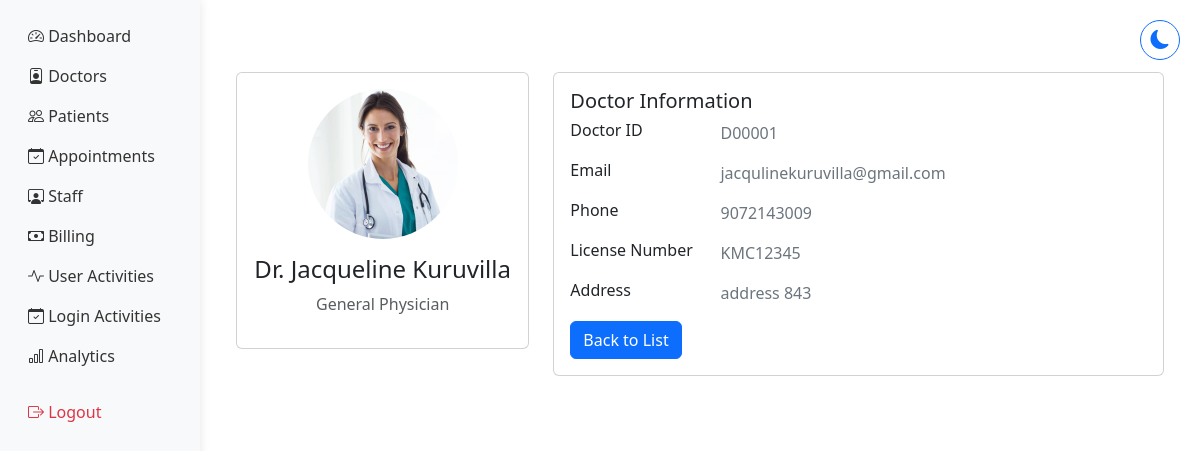
The app's page /doctors/1/view/ (signed in) with its own data.
### hmsapp/models.py (models this page shows, shortened)
class DoctorProfile(models.Model):
    user = models.OneToOneField(User, on_delete=models.CASCADE)
    specialty = models.ForeignKey('Specialty', on_delete=models.SET_NULL, null=True)
    license_number = models.CharField(max_length=50, unique=True)
    phone_number = models.CharField(max_length=15, validators=[phone_regex])
    address = models.TextField(blank=True)
    doctor_id = models.CharField(max_length=6, unique=True, blank=True)
    profile_picture = models.ImageField(
        upload_to='doctors/profile_pics/',
        null=True,
        blank=True,
        validators=[FileExtensionValidator(['jpg', 'jpeg', 'png'])]
    )
    google_calendar_enabled = models.BooleanField(default=False)
    google_calendar_credentials = models.JSONField(null=True, blank=True)
    created_at = models.DateTimeField(auto_now_add=True)
    updated_at = models.DateTimeField(auto_now=True)

class Specialty(models.Model):
    specialty_name = models.CharField(max_length=100)
    description = models.TextField(blank=True)
    class Meta:
        verbose_name_plural = "Specialties"

### hmsapp/views.py (the view)
# urls.py: path('doctors/<int:doctor_id>/view/', views.view_doctor, name='view_doctor'),
@login_required
def view_doctor(request, doctor_id):
    doctor = get_object_or_404(DoctorProfile, id=doctor_id)
    context = {
        'doctor': doctor
    }
    return render(request, 'shared/view_doctor.html', context)

### hmsapp/context_processors.py (called while the page is built)
def base_template(request):
    if request.user.is_authenticated:
        if request.user.groups.filter(name='Doctors').exists():
            base_template = 'doctor/base_doctor.html'
        elif request.user.groups.filter(name='Administrators').exists():
            base_template = 'hosp_admin/base_admin.html'
        else:
            base_template = 'staff/base_staff.html'
    else:
        base_template = 'staff/base_staff.html'
    return {'base_template': base_template}

### hmsapp/templates/shared/view_doctor.html
{% extends 'hosp_admin/base_admin.html' %}
{% load static %}
{% block content %}
<div class="container py-4">
    <div class="row">
        <div class="col-md-4 mt-5">
            <div class="card">
                <div class="card-body text-center">
                    {% if doctor.profile_picture %}
                        <img src="{{ doctor.profile_picture.url }}" class="rounded-circle img-fluid mb-3" style="max-width: 150px;">
                    {% else %}
                        <img src="{% static 'images/default-profile.png' %}" class="rounded-circle img-fluid mb-3" style="max-width: 150px;">
                    {% endif %}
                    <h4 class="card-title">Dr. {{ doctor.user.get_full_name }}</h4>
                    <p class="text-muted">{{ doctor.specialty.specialty_name }}</p>
                </div>
            </div>
        </div>
        <div class="col-md-8 mt-5">
            <div class="card">
                <div class="card-body">
                    <h5 class="card-title">Doctor Information</h5>
                    <div class="row mb-3">
                        <div class="col-sm-3">
                            <h6 class="mb-0">Doctor ID</h6>
                        </div>
                        <div class="col-sm-9 text-secondary">
                            {{ doctor.doctor_id }}
                        </div>
                    </div>
                    <div class="row mb-3">
                        <div class="col-sm-3">
                            <h6 class="mb-0">Email</h6>
                        </div>
                        <div class="col-sm-9 text-secondary">
                            {{ doctor.user.email }}
                        </div>
                    </div>
                    <div class="row mb-3">
                        <div class="col-sm-3">
                            <h6 class="mb-0">Phone</h6>
                        </div>
                        <div class="col-sm-9 text-secondary">
                            {{ doctor.phone_number }}
                        </div>
                    </div>
                    <div class="row mb-3">
                        <div class="col-sm-3">
                            <h6 class="mb-0">License Number</h6>
                        </div>
                        <div class="col-sm-9 text-secondary">
                            {{ doctor.license_number }}
                        </div>
                    </div>
                    <div class="row mb-3">
                        <div class="col-sm-3">
                            <h6 class="mb-0">Address</h6>
                        </div>
                        <div class="col-sm-9 text-secondary">
                            {{ doctor.address }}
                        </div>
                    </div>
                    <div class="row">
                        <div class="col-sm-12">
                            <a class="btn btn-primary" href="{% url 'manage_doctors' %}">Back to List</a>
                        </div>
                    </div>
                </div>
            </div>
        </div>
    </div>
</div>
{% endblock %}

### records on screen
DoctorProfile: profile_picture (picture), user.get_full_name "Jacqueline Kuruvilla", specialty.specialty_name "General Physician", doctor_id "D00001", user.email "jacqulinekuruvilla@gmail.com", phone_number "9072143009", license_number "KMC12345", address "address 843"
